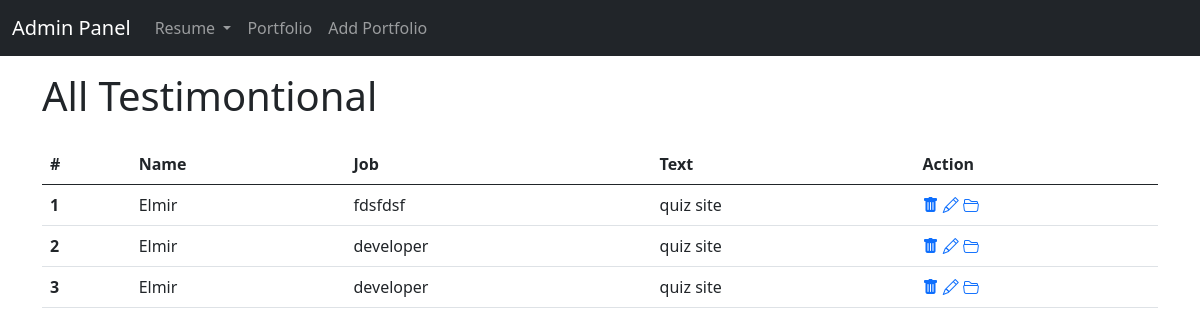
The page /admin/myslide on the database as committed earlier.
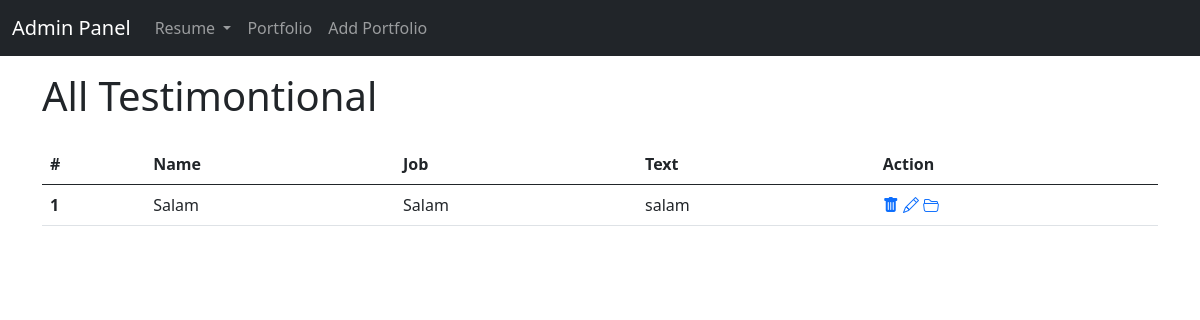
The same page on the database as committed later.
### app.py (models this page shows)
class Slides(db.Model):
    id=db.Column(db.Integer,primary_key=True)
    name=db.Column(db.String(20))
    img=db.Column(db.String(120))
    job=db.Column(db.String(20))
    text=db.Column(db.String(50))

### app.py (the view)
@app.route("/admin/myslide")
def slidercontent():
    slides=Slides.query.all()
    return render_template("admin/myslide.html", slides=slides)

### templates/admin/myslide.html
{% extends "admin/base.html" %}
{% block page %}
<section class="addslider">
  <div class="container">
    <div class="row">
      <div class="col-12">
        <h1 class="my-3">All Testimontional</h1>
        <table class="table mt-4">
          <thead>
            <tr>
              <th scope="col">#</th>
              <th scope="col">Name</th>
              <th scope="col">Job</th>
              <th scope="col">Text</th>
              <th scope="col">Action</th>
            </tr>
          </thead>
          <tbody>
            {% for slide in slides %}
            <tr>
              <th scope="row">{{slide.id}}</th>
              <td>{{slide.name}}</td>
              <td>{{slide.job}}</td>
              <td>{{slide.text}}</td>
              <td>
                <a href="/deleteslider/{{slide.id}}"><i class="bi bi-trash-fill"></i></a>
                <a href="/updateslider/{{slide.id}}"><i class="bi bi-pencil"></i></a>
                <a href=""><i class="bi bi-folder2-open"></i></a>
              </td>
            </tr>
            {% endfor %}
          </tbody>
        </table>
      </div>
    </div>
  </div>
</section>
{% endblock %}

### templates/admin/base.html (shortened to what this page needs)
<!doctype html>
<html lang="en">
  <head>
    <link href="https://cdn.jsdelivr.net/npm/bootstrap@5.0.0-beta2/dist/css/bootstrap.min.css" rel="stylesheet">
    <link rel="stylesheet" href="https://cdn.jsdelivr.net/npm/bootstrap-icons@1.4.0/font/bootstrap-icons.css">
  </head>
  <body>
    <section class="admin-nav">
        <nav class="navbar navbar-expand-lg navbar-dark bg-dark">
            <div class="container-fluid">
              <a class="navbar-brand" href="/admin">Admin Panel</a>
              <div class="collapse navbar-collapse" id="navbarNavDarkDropdown">
                <ul class="navbar-nav">
                  <li class="nav-item dropdown">
                    <a class="nav-link dropdown-toggle" href="#" id="navbarDarkDropdownMenuLink" role="button" data-bs-toggle="dropdown" aria-expanded="false">
                      Resume
                    </a>
                  </li>
                  <li class="nav-item">
                    <a class="nav-link" href="/admin/portfolio">Portfolio</a>
                  </li>
                  <li class="nav-item">
                    <a class="nav-link" href="/admin/portfolionew">Add Portfolio</a>
                  </li>
                </ul>
              </div>
            </div>
          </nav>
    </section>
    {% block page %}
    {% endblock %}
  </body>
</html>

Rows that differ between the two databases and show on the page:
removed Slides: id "2", name "Elmir", job "developer", text "quiz site"
removed Slides: id "3", name "Elmir", job "developer", text "quiz site"
changed Slides id 1: name "Elmir" → "Salam"; job "fdsfdsf" → "Salam"; text "quiz site" → "salam"
